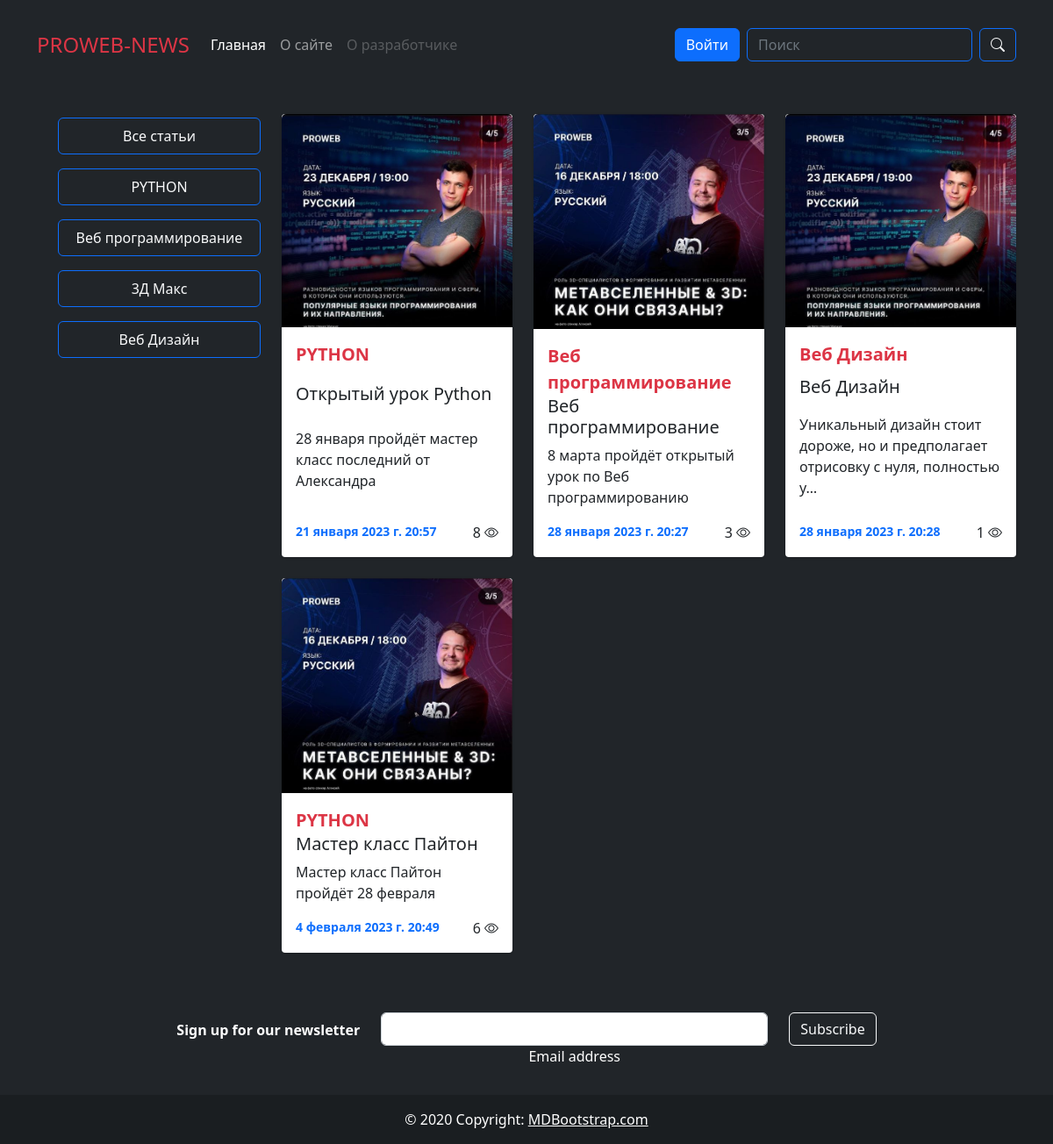
The page / on the database its author committed.
### blog/models.py (models this page shows, shortened)
class Category(models.Model):
    title = models.CharField(max_length=255, verbose_name='Название категории')
    def __str__(self):
        return self.title
    def get_absolute_url(self):
        return reverse('category', kwargs={'pk': self.pk})
    class Meta:
        verbose_name = 'Категория'
        verbose_name_plural = 'Категории'

class Article(models.Model):
    title = models.CharField(max_length=255, verbose_name='Название статьи')
    content = models.TextField(verbose_name='Описание статьи')
    photo = models.ImageField(upload_to='photos/', blank=True, null=True, verbose_name='Изображение')
    created_at = models.DateTimeField(auto_now_add=True, verbose_name='Дата создания')
    updated_at = models.DateTimeField(auto_now=True, verbose_name='Дата изминения')
    views = models.IntegerField(default=0, verbose_name='Просмотры')
    category = models.ForeignKey(Category, on_delete=models.CASCADE, verbose_name='Категория')
    author = models.ForeignKey(User, on_delete=models.CASCADE, verbose_name='Автор', blank=True, null=True)
    def get_absolute_url(self):
        return reverse('article', kwargs={'pk': self.pk})
    class Meta:
        verbose_name = 'Статья'
        verbose_name_plural = 'Статьи'

### blog/views.py (the view)
# urls.py: path('', ArticleListView.as_view(), name='index'),
class ArticleListView(ListView):
    model = Article
    template_name = 'blog/index.html'
    context_object_name = 'articles'
    extra_context = {
        'title': 'Главная страница: PROWEB-NEWS'
    }

### blog/forms.py
class LoginForm(AuthenticationForm):
    username = forms.CharField(max_length=50, widget=forms.TextInput(attrs={
        'class': 'form-control',
        'placeholder': 'Имя пользователя'
    }))
    password = forms.CharField(widget=forms.PasswordInput(attrs={
        'class': 'form-control',
        'placeholder': 'Пароль'
    }))

class RegistrationForm(UserCreationForm):
    password1 = forms.CharField(widget=forms.PasswordInput(attrs={
        'class': 'form-control',
        'placeholder': 'Пароль'
    }))
    password2 = forms.CharField(widget=forms.PasswordInput(attrs={
        'class': 'form-control',
        'placeholder': 'Подтвердите пароль'
    }))
    username = forms.CharField(widget=forms.TextInput(attrs={
        'class': 'form-control',
        'placeholder': 'Имя пользователя'
    }))
    first_name = forms.CharField(widget=forms.TextInput(attrs={
        'class': 'form-control',
        'placeholder': 'Ваше имя'
    }))
    last_name = forms.CharField(widget=forms.TextInput(attrs={
        'class': 'form-control',
        'placeholder': 'Ваше фамилия'
    }))
    email = forms.EmailField(widget=forms.EmailInput(attrs={
        'class': 'form-control',
        'placeholder': 'Ваше почта'
    }))
    class Meta:
        model = User
        fields = ('username',
                  'first_name',
                  'last_name',
                  'email',
                  'password1',
                  'password2')

### blog/context_processors.py (called while the page is built)
def add_my_forms(request):
    return {
        'login_form': LoginForm(),
        'register_form': RegistrationForm(),
        'edit_account': EditAccountForm(instance=request.user if request.user.is_authenticated else None),
        'edit_profile': EditProfileForm()
    }

### blog/templatetags/blog_tags.py (called while the page is built)
@register.simple_tag()
def get_categories():
    return Category.objects.all()

### blog/templates/blog/index.html (shortened to what this page needs)
{% extends 'base.html' %}
{% block main %}
<div class="d-flex justify-content-between mt-5">
    <div class="col-3">
    {% include 'blog/components/_categories.html' %}
    </div>
    <div class="col-9">
        <div class="row row-cols-1 row-cols-md-3 g-4">
            {% for article in articles %}
            <div class="col">
                {% include 'blog/components/_card.html' %}
            </div>
            {% endfor %}
        </div>
    </div>
</div>
{% endblock main %}

### templates/base.html (shortened to what this page needs)
{% load static %}
<!doctype html>
<html lang="en">
<head>
    <link href="https://cdn.jsdelivr.net/npm/bootstrap@5.2.3/dist/css/bootstrap.min.css" rel="stylesheet">
    <link rel="stylesheet" href="https://cdn.jsdelivr.net/npm/bootstrap-icons@1.10.2/font/bootstrap-icons.css">
    <link rel="stylesheet" href="{% static 'blog/css/style.css' %}">
</head>
<body class="bg-dark">
<nav class="navbar navbar-expand-lg bg-dark navbar-dark">
    <div class="container">
        <a class="navbar-brand fs-4 text-danger" href="{% url 'index' %}">PROWEB-NEWS</a>
        <div class="collapse navbar-collapse" id="navbarSupportedContent">
            <ul class="navbar-nav me-auto mb-2 mb-lg-0">
                <li class="nav-item">
                    <a class="nav-link active" aria-current="page" href="{% url 'index' %}">Главная</a>
                </li>
                <li class="nav-item">
                    <a class="nav-link" href="#">О сайте</a>
                </li>
                <li class="nav-item">
                    <a class="nav-link disabled">О разработчике</a>
                </li>
            </ul>
            <ul class="navbar-nav  mb-2 mb-lg-0">
                {% if not request.user.is_authenticated %}
                <li class="nav-item">
                    <a class="btn btn-primary mx-2" data-bs-toggle="modal" href="#exampleModalToggle" role="button">Войти</a>
                </li>
                {% endif %}
                <li class="nav-item">
                    <form class="d-flex" role="search" method="get" action="{% url 'search' %}">
                        <input name="q" class="form-control me-2 bg-dark border-primary text-light" type="search" placeholder="Поиск" aria-label="Поиск">
                        <button class="btn btn-outline-primary  text-light" type="submit"><i class="bi bi-search"></i></button>
                    </form>
                </li>
            </ul>
        </div>
    </div>
</nav>
<div class="container" style="min-height:1000px;">
    {% block main %}
    {% endblock main %}
</div>
{% include 'components/_footer.html' %}
</body>
</html>

### blog/templates/blog/components/_categories.html
{% load blog_tags %}
<div class="nav-scroller py-1 mb-2 border-danger">
    <nav class="nav d-flex justify-content-between flex-column ">
        <a class="btn btn-dark border-primary mx-4 mb-3 p-2 link-light navbar-brand" href="{% url 'index' %}">Все статьи</a>
        {% get_categories as categories %}
        {% for category in categories %}
        <a class="btn btn-dark border-primary mx-4 mb-3 p-2 link-light navbar-brand" href="{{ category.get_absolute_url }}">{{ category }}</a>
        {% endfor %}
    </nav>
</div>

### blog/templates/blog/components/_card.html
<a href="{{ article.get_absolute_url }}" style="text-decoration:none;">
<div class="card h-100 text-dark">
    {% if article.photo %}
    <img src="{{ article.photo.url }}" class="card-img-top" alt="...">
    {% else %}
    <img src="https://pvp.vkplay.ru/s3/upload/ruescommand/966ad75f3c3fffb06d9c3866542e12d1_1574343363.jpg" class="card-img-top" alt="...">
    {% endif %}
    <div class="card-body d-flex flex-column justify-content-between">
        <span class="small text-danger fw-bold fs-5">{{ article.category }}</span>
        <h5 class="card-title">{{ article.title }}</h5>
        <p class="card-text">{{ article.content|truncatechars:80 }}</p>
        <div class="d-flex justify-content-between">
            <span class="small fw-bold text-primary">{{ article.created_at }}</span>
            <p class="card-text">{{ article.views }} <i class="bi bi-eye"></i></p>
        </div>
    </div>
</div>
</a>

### templates/components/_footer.html
<footer class="bg-dark text-center text-white">
  <div class="container p-4 pb-0">
    <section class="">
      <form action="">
        <div class="row d-flex justify-content-center">
          <div class="col-auto">
            <p class="pt-2">
              <strong>Sign up for our newsletter</strong>
            </p>
          </div>
          <div class="col-md-5 col-12">
            <div class="form-outline form-white mb-4">
              <input type="email" id="form5Example29" class="form-control" />
              <label class="form-label" for="form5Example29">Email address</label>
            </div>
          </div>
          <div class="col-auto">
            <button type="submit" class="btn btn-outline-light mb-4">
              Subscribe
            </button>
          </div>
        </div>
      </form>
    </section>
  </div>
  <div class="text-center p-3" style="background-color: rgba(0, 0, 0, 0.2);">
    © 2020 Copyright:
    <a class="text-white" href="https://mdbootstrap.com/">MDBootstrap.com</a>
  </div>
</footer>

### blog/static/blog/css/style.css (style rules this page uses)
body { margin-top:20px; color: #1a202c; text-align: left; background-color: #e2e8f0; }
.card { box-shadow: 0 1px 3px 0 rgba(0,0,0,.1), 0 1px 2px 0 rgba(0,0,0,.06); }
.card { position: relative; display: flex; flex-direction: column; min-width: 0; word-wrap: break-word; background-color: #fff; background-clip: border-box; border: 0 solid rgba(0,0,0,.125); border-radius: .25rem; }
.card-body { flex: 1 1 auto; min-height: 1px; padding: 1rem; }
.mb-3, .my-3 { margin-bottom: 1rem!important; }
.h-100 { height: 100%!important; }

### rows shown on the page
Category: title "PYTHON"
Category: title "Веб программирование"
Category: title "3Д Макс"
Category: title "Веб Дизайн"
Article: photo (picture), category "PYTHON", title "Открытый урок Python", content "28 января пройдёт мастер класс последний от Александра", created_at "21 января 2023 г. 20:57", views "8"
Article: photo (picture), category "Веб программирование", title "Веб программирование", content "8 марта пройдёт открытый урок по Веб программированию", created_at "28 января 2023 г. 20:27", views "3"
Article: photo (picture), category "Веб Дизайн", title "Веб Дизайн", content "Уникальный дизайн стоит дороже, но и предполагает отрисовку с нуля, полностью у…", created_at "28 января 2023 г. 20:28", views "1"
Article: photo (picture), category "PYTHON", title "Мастер класс Пайтон", content "Мастер класс Пайтон пройдёт 28 февраля", created_at "4 февраля 2023 г. 20:49", views "6"
